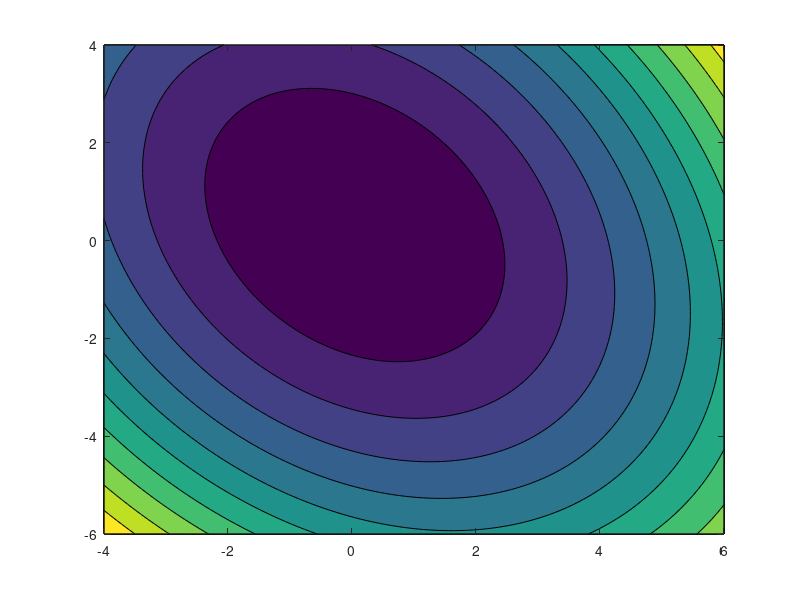

This figure's MATLAB source: (Note: this script raises an error after producing the figure.)
%Ax = b
%A is positive, definite, symmetric
%solution x is also minimizer to an equation
%(1/2)*x'Ax = x'b
%first guess, if not biased, always x0 = 0
%this means p0 = b - Ax0
%residual at kth step is rk = b - Axk
%rk is the negative gradient of f at x = xk
%so the gradient descent moves in direction rk
% pk = rk - sum_(i<k)_[(pi'*A*rk)/(pi'*A*pi)]
%following this step xk+1 = xk + alpha*pk
%alpha is [pk'*b/pk'*A*pk]
%first iteration
A = [ 4,1; 1,3];
b = [1; 2];

%for plot
x1 = linspace(-4,6,100);
x2 = linspace(-6,4,100);
[x1m, x2m] = meshgrid(x1, x2);
zm = zeros(100);
for i = 1:100
    for j = 1:100
        x = [x1m(i,j); x2m(i,j)];
        f = x'*A*x - b'*x;
        zm(i,j) = f;
    end
end
contourf(x1m, x2m, zm)
hold on
%pick a point
[x1, y1] = ginput(1);
x_old = [x1; y1];

r_old = b - A*x_old;
p_old = r_old;

% % 
% % %up to here all is set up by user
% % x0 = [2; 1];
% % r0 = b - A*x0;
% % p0 = r0;
% % alpha = (r0'*r0)/(p0'*A*p0);
% % x1 = x0 + alpha*p0;
% % 
% % %second
% % r1 = r0 - alpha*A*p0;
% % beta = (r1'*r1)/(r0'*r0);
% % p1 = r1 + beta*p0;
% % alpha = (r1'*r1)/(p1'*A*p1);
% % x2 = x1 + alpha*p1;
% % etc...



for i = 1:10
    alpha = (r_old(:,end)'*r_old(:, end))/(p_old'*A*p_old);
    x_new = x_old(:,end) + alpha*p_old;
    r_new = r_old(:,end) - alpha*A*p_old;
    if sqrt(r_new) < 0.00001
        x_old = [x_old x_new];
        break;
    end
    beta = (r_new'*r_new)/(r_old(:,end)'*r_old(:,end));
    p_new = r_new + beta*p_old;
    p_old = p_new;
    r_old = [r_old r_new];
    x_old = [x_old x_new];
    
end



xx = x_old(1,:);
yy = x_old(2,:);
plot(xx, yy ,'r.-')
hold off
